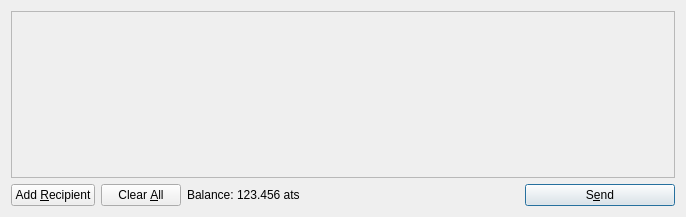
<?xml version="1.0" encoding="UTF-8"?>
<ui version="4.0">
 <class>SendCoinsDialog</class>
 <widget class="QDialog" name="SendCoinsDialog">
  <property name="geometry">
   <rect>
    <x>0</x>
    <y>0</y>
    <width>686</width>
    <height>217</height>
   </rect>
  </property>
  <property name="windowTitle">
   <string>Send Coins</string>
  </property>
  <layout class="QVBoxLayout" name="verticalLayout">
   <item>
    <widget class="QScrollArea" name="scrollArea">
     <property name="widgetResizable">
      <bool>true</bool>
     </property>
     <widget class="QWidget" name="scrollAreaWidgetContents">
      <property name="geometry">
       <rect>
        <x>0</x>
        <y>0</y>
        <width>666</width>
        <height>165</height>
       </rect>
      </property>
      <layout class="QVBoxLayout" name="verticalLayout_2">
       <property name="margin">
        <number>0</number>
       </property>
       <item>
        <layout class="QVBoxLayout" name="entries">
         <property name="spacing">
          <number>6</number>
         </property>
        </layout>
       </item>
       <item>
        <spacer name="verticalSpacer">
         <property name="orientation">
          <enum>Qt::Vertical</enum>
         </property>
         <property name="sizeHint" stdset="0">
          <size>
           <width>20</width>
           <height>40</height>
          </size>
         </property>
        </spacer>
       </item>
      </layout>
     </widget>
    </widget>
   </item>
   <item>
    <layout class="QHBoxLayout" name="horizontalLayout">
     <item>
      <widget class="QPushButton" name="addButton">
       <property name="toolTip">
        <string>Send to multiple recipients at once</string>
       </property>
       <property name="text">
        <string>Add &amp;Recipient</string>
       </property>
       <property name="icon">
        <iconset resource="../bitcoin.qrc">
         <normaloff>:/icons/add</normaloff>:/icons/add</iconset>
       </property>
       <property name="autoDefault">
        <bool>false</bool>
       </property>
      </widget>
     </item>
     <item>
      <widget class="QPushButton" name="clearButton">
       <property name="sizePolicy">
        <sizepolicy hsizetype="Minimum" vsizetype="Fixed">
         <horstretch>0</horstretch>
         <verstretch>0</verstretch>
        </sizepolicy>
       </property>
       <property name="toolTip">
        <string>Remove all transaction fields</string>
       </property>
       <property name="text">
        <string>Clear &amp;All</string>
       </property>
       <property name="icon">
        <iconset resource="../bitcoin.qrc">
         <normaloff>:/icons/remove</normaloff>:/icons/remove</iconset>
       </property>
       <property name="autoRepeatDelay">
        <number>300</number>
       </property>
       <property name="autoDefault">
        <bool>false</bool>
       </property>
      </widget>
     </item>
     <item>
      <layout class="QHBoxLayout" name="horizontalLayout_2">
       <property name="spacing">
        <number>3</number>
       </property>
       <item>
        <widget class="QLabel" name="label">
         <property name="text">
          <string>Balance:</string>
         </property>
        </widget>
       </item>
       <item>
        <widget class="QLabel" name="labelBalance">
         <property name="cursor">
          <cursorShape>IBeamCursor</cursorShape>
         </property>
         <property name="text">
          <string>123.456 ats</string>
         </property>
         <property name="textInteractionFlags">
          <set>Qt::LinksAccessibleByMouse|Qt::TextSelectableByKeyboard|Qt::TextSelectableByMouse</set>
         </property>
        </widget>
       </item>
      </layout>
     </item>
     <item>
      <spacer name="horizontalSpacer">
       <property name="orientation">
        <enum>Qt::Horizontal</enum>
       </property>
       <property name="sizeHint" stdset="0">
        <size>
         <width>40</width>
         <height>20</height>
        </size>
       </property>
      </spacer>
     </item>
     <item>
      <widget class="QPushButton" name="sendButton">
       <property name="minimumSize">
        <size>
         <width>150</width>
         <height>0</height>
        </size>
       </property>
       <property name="toolTip">
        <string>Confirm the send action</string>
       </property>
       <property name="text">
        <string>S&amp;end</string>
       </property>
       <property name="icon">
        <iconset resource="../bitcoin.qrc">
         <normaloff>:/icons/send</normaloff>:/icons/send</iconset>
       </property>
       <property name="default">
        <bool>true</bool>
       </property>
      </widget>
     </item>
    </layout>
   </item>
  </layout>
 </widget>
 <resources>
  <include location="../bitcoin.qrc"/>
 </resources>
 <connections/>
</ui>
